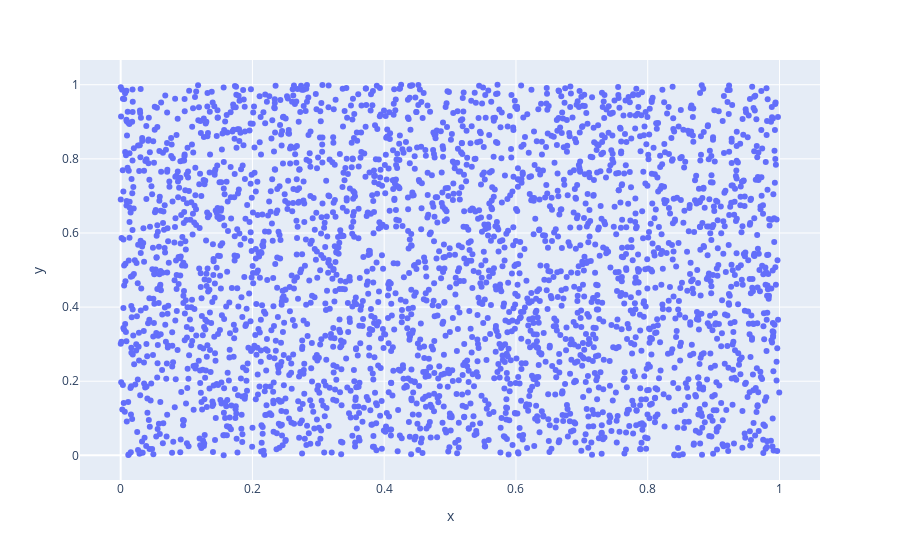

Notebook code for this chart:
### Code cell
# create plot
start = timeit.default_timer()
fig = px.scatter(x=x,y=y,render_mode='svg')
fig.show()
end = timeit.default_timer()
print(end-start)

### Figure 1 — Plotly figure (JSON) as saved in the notebook; plotly's stock layout.template omitted (floating-point values rounded to 4 significant figures; data arrays with more than 128 entries replaced by an {"elided": "..."} marker saying what was removed)
{"data": [{"hovertemplate": "x=%{x}<br>y=%{y}<extra></extra>", "legendgroup": "", "marker": {"color": "#636efa", "symbol": "circle"}, "mode": "markers", "name": "", "orientation": "v", "showlegend": false, "type": "scatter", "x": {"elided": "3000 float values"}, "xaxis": "x", "y": {"elided": "3000 float values"}, "yaxis": "y"}], "layout": {"legend": {"tracegroupgap": 0}, "margin": {"t": 60}, "xaxis": {"anchor": "y", "domain": [0, 1], "title": {"text": "x"}}, "yaxis": {"anchor": "x", "domain": [0, 1], "title": {"text": "y"}}}}
